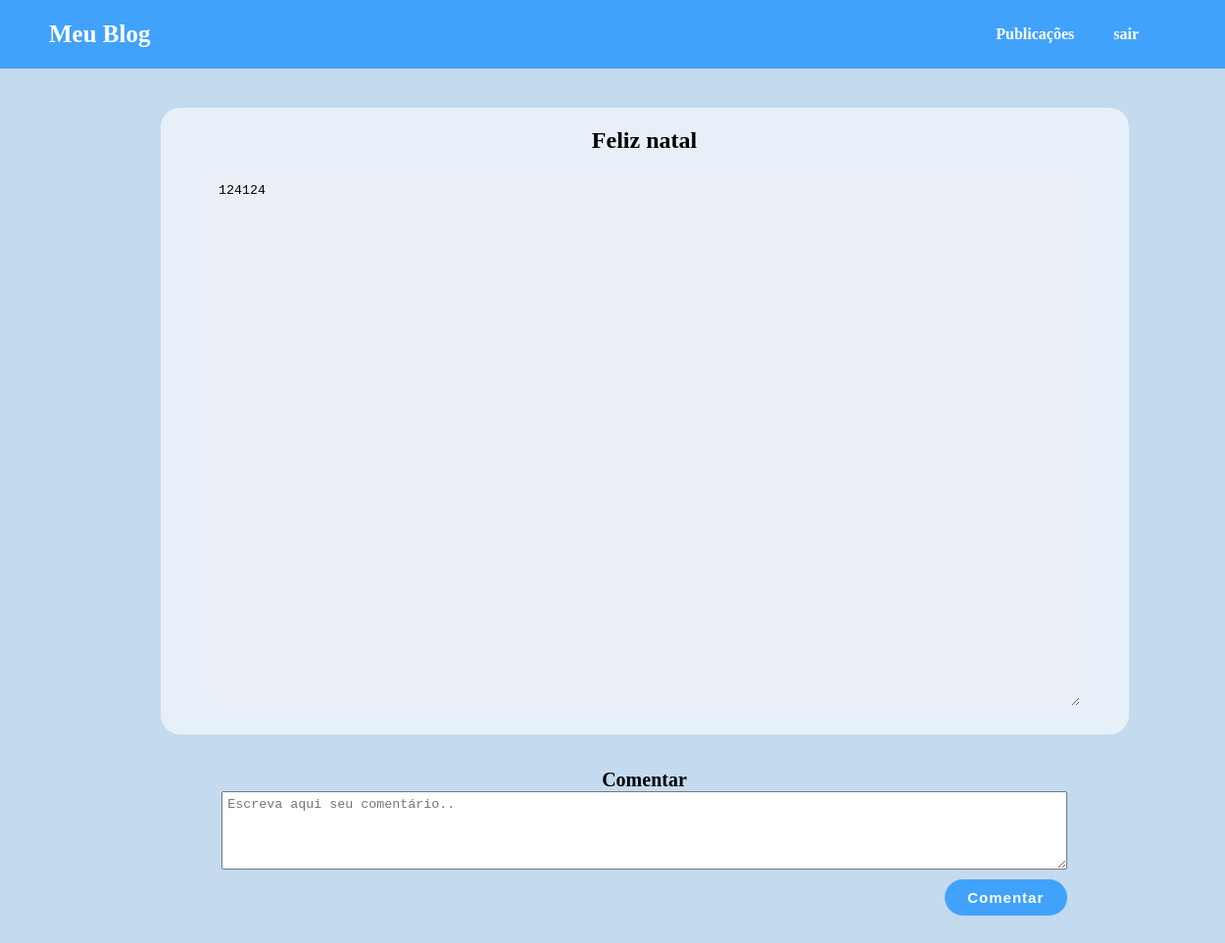
/post/39 (signed in), run on an earlier commit of the app's database.
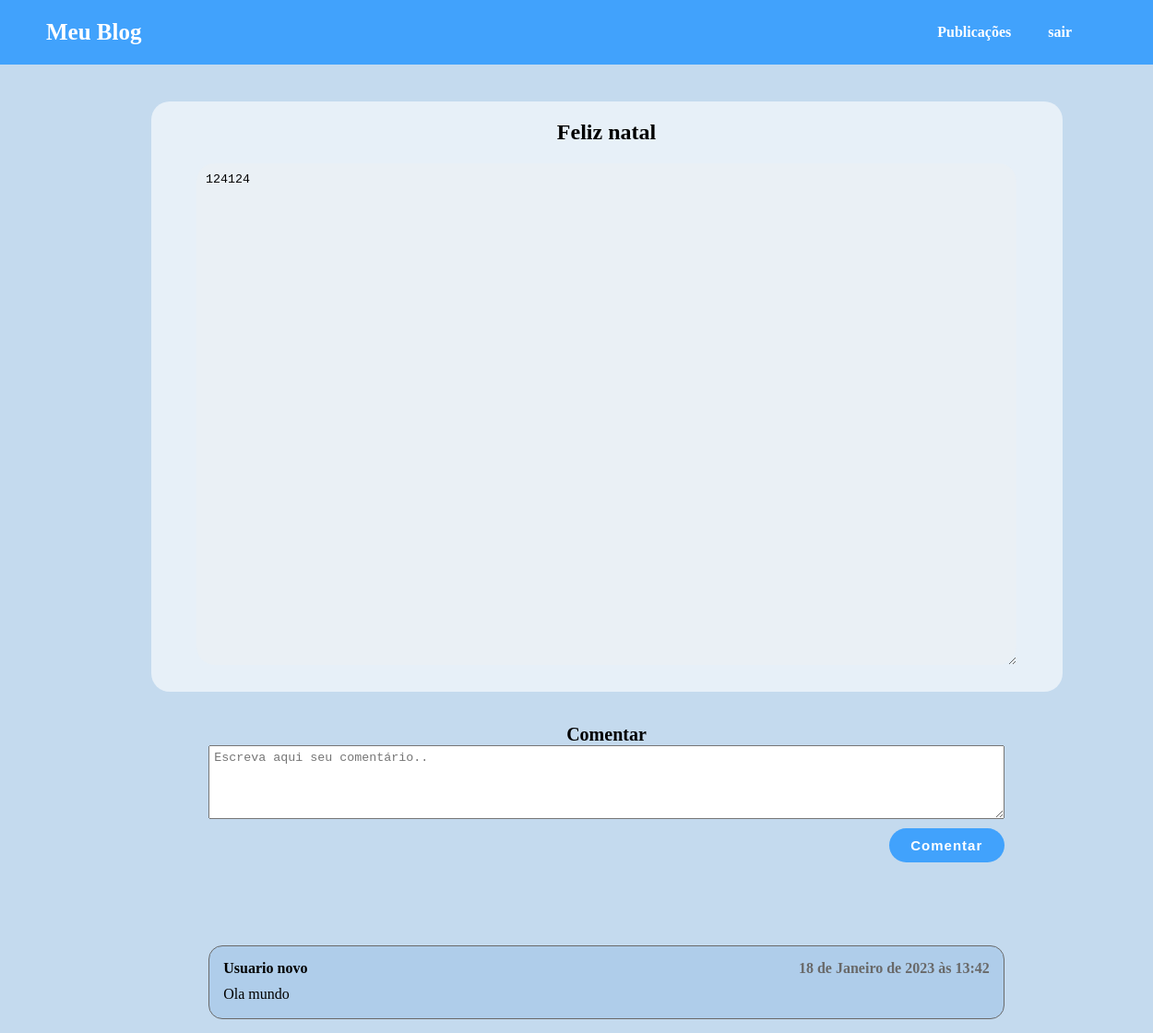
And on a later commit of the database.
### accounts/models.py (models this page shows)
class Comentario(models.Model):
    post = models.ForeignKey(Post,on_delete=models.CASCADE)
    usuario = models.ForeignKey(Usuario, on_delete=models.CASCADE)
    comentario = models.CharField(max_length=1000)
    date_create = models.DateTimeField(default=timezone.now)
    def __str__(self):
        return self.comentario

class Usuario(models.Model):
    choices = [('AD', 'Administrador'), ('AU', 'Autor'),('CO', 'Comum')]
    nome_autor = models.CharField(max_length=100)
    sobrenome = models.CharField(max_length=100, blank=True)
    usuario = models.CharField(max_length=100)
    data_nascimento = models.DateField(blank=True, null=True)
    date_create = models.DateTimeField(default=timezone.now)
    senha = models.CharField(max_length=100)
    tipo = models.CharField(max_length=30, choices=choices, default='CO')
    def __str__(self):
        return self.nome_autor

### post/views.py (the view, shortened to what this page needs)
# urls.py: path('<int:post_id>', views.view_post, name='view_post'),
def view_post(request,post_id):
    post = Post.objects.get(id=post_id)
    comentarios = Comentario.objects.all()
    usuario_id = request.session['usuario_id']
    usuario_tipo = request.session['usuario_tipo']
    return render(request, 'post/view_post.html',{
        'post': post,
        'comentarios':comentarios,
        'usuario_id':usuario_id,
        'usuario_tipo':usuario_tipo,
    })

### post/templates/post/view_post.html (shortened to what this page needs)
{% extends 'base.html' %}
{% block conteudo %}
    <div class="container_post">
        <div class="page_post">
            <h2>{{ post.titulo }}</h2>
            <textarea rows="46" cols="150" disabled>{{ post.publicacao }}</textarea>
        </div>
        <form action="{% url 'view_post' post.id %}" method="POST">
            <div class="post_coments">
                <span>Comentar </span>
                <textarea cols="30" rows="10" name="comentario" id="comentario" placeholder="Escreva aqui seu comentário.."></textarea>
                <div class="button_post">
                    <button class="button_coments" type="submit">Comentar</button>
                </div>
            </div>
        </form>
        <div class="post_coments_all">
            {% for coments in comentarios %}
                {% if coments.post.id == post.id %}
                    <div class="post_coments_unit">
                        <div class="info_coments">
                            <span>{{ coments.usuario }}</span>
                            <span class="info_date_create">{{ coments.date_create }}</span>
                        </div>
                        <p>{{ coments }}</p>
                    </div>
                {% endif %}
            {% endfor %}
        </div>
    </div>
    {% endblock %}

What changed in the data, as far as the page shows it:
added Comentario: usuario "Usuario novo", date_create "18 de Janeiro de 2023 às 13:42", comentario "Ola mundo"
